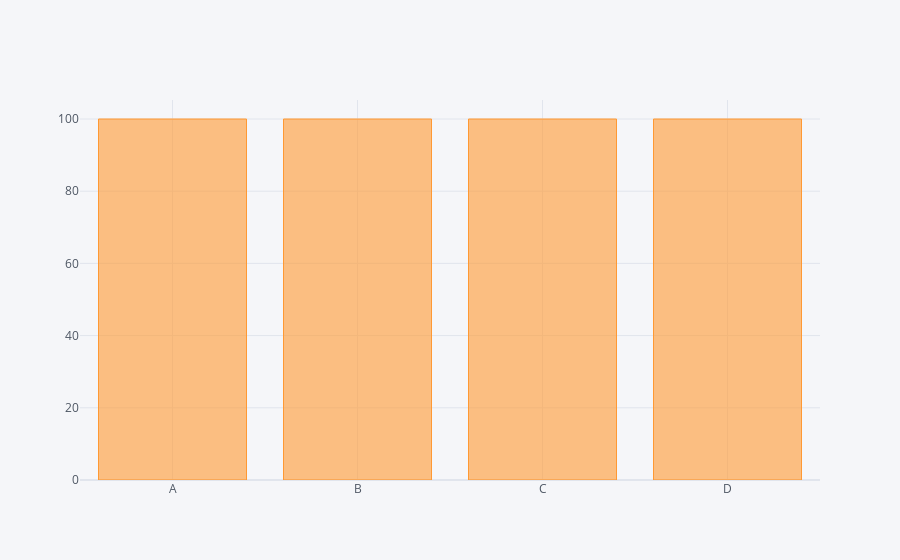

Source (notebook cell):
### Code cell
df.count().iplot(kind='bar') #generally used with some kind of aggregate function.

### Figure 1 — Plotly figure (JSON) as saved in the notebook; plotly's stock layout.template omitted (floating-point values rounded to 4 significant figures)
{"data": [{"marker": {"color": "rgba(255, 153, 51, 0.6)", "line": {"color": "rgba(255, 153, 51, 1.0)", "width": 1}}, "name": "None", "orientation": "v", "text": "", "type": "bar", "x": ["A", "B", "C", "D"], "y": [100, 100, 100, 100]}], "layout": {"autosize": true, "legend": {"bgcolor": "#F5F6F9", "font": {"color": "#4D5663"}}, "paper_bgcolor": "#F5F6F9", "plot_bgcolor": "#F5F6F9", "title": {"font": {"color": "#4D5663"}}, "xaxis": {"autorange": true, "gridcolor": "#E1E5ED", "range": [-0.5, 3.5], "showgrid": true, "tickfont": {"color": "#4D5663"}, "title": {"font": {"color": "#4D5663"}, "text": ""}, "type": "category", "zerolinecolor": "#E1E5ED"}, "yaxis": {"autorange": true, "gridcolor": "#E1E5ED", "range": [0, 105.3], "showgrid": true, "tickfont": {"color": "#4D5663"}, "title": {"font": {"color": "#4D5663"}, "text": ""}, "type": "linear", "zerolinecolor": "#E1E5ED"}}}
